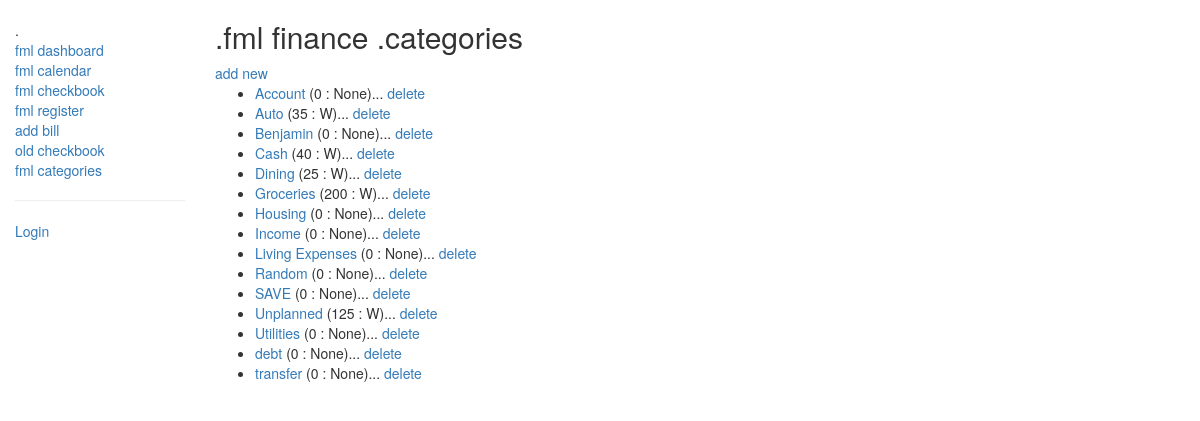
/checkbook/categories/, run on the app's committed database.
### checkbook/models.py (models this page shows, shortened)
class Category(models.Model):
    name = models.CharField(max_length=100, help_text=' .category name')
    frequency = models.CharField(max_length=10, null=True, blank=True, help_text=' .M(monthly) or W(weekly)')
    budget = models.IntegerField(default=0, help_text=' .budgeted amount by frequency' )
    class Meta:
        ordering = ["name"]
    def get_absolute_url(self):
        return reverse('category-detail', kwargs={'pk': self.pk})

### checkbook/views.py (the view)
# urls.py: path('categories/', views.CategoryListView.as_view(), name='category-list'),
class CategoryListView(generic.ListView):
    model = Category
    paginate_by = 20

### checkbook/templates/checkbook/category_list.html
{% extends "base_generic.html" %}
{% block content %}
    <h2>.fml finance .categories</h2>
    <a href="{% url 'category-add' %}">add new</a>
    {% if category_list %}
    <ul>
      {% for category in category_list %}
      <li>
        <a href="{{ category.get_absolute_url }}">{{ category.name }}</a> ({{ category.budget }} : {{category.frequency}})...
          <a href="{% url 'category-delete' category.id %}">delete</a>
      </li>
      {% endfor %}
    </ul>
    {% else %}
      <p>There are no catgories, get your shit together.</p>
    {% endif %}
{% endblock %}

### data on the page
Category: name "Account", budget "0", frequency "None"
Category: name "Auto", budget "35", frequency "W"
Category: name "Benjamin", budget "0", frequency "None"
Category: name "Cash", budget "40", frequency "W"
Category: name "Dining", budget "25", frequency "W"
Category: name "Groceries", budget "200", frequency "W"
Category: name "Housing", budget "0", frequency "None"
Category: name "Income", budget "0", frequency "None"
Category: name "Living Expenses", budget "0", frequency "None"
Category: name "Random", budget "0", frequency "None"
Category: name "SAVE", budget "0", frequency "None"
Category: name "Unplanned", budget "125", frequency "W"
Category: name "Utilities", budget "0", frequency "None"
Category: name "debt", budget "0", frequency "None"
Category: name "transfer", budget "0", frequency "None"
